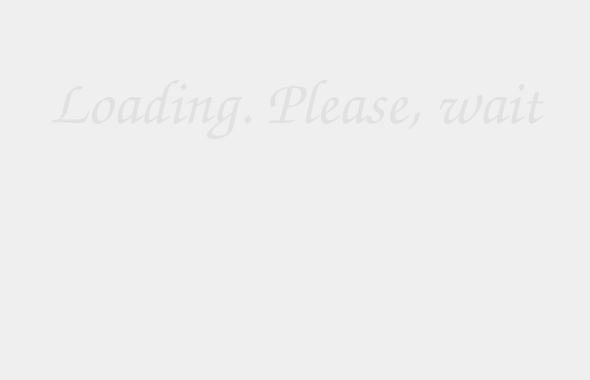
<?xml version="1.0" encoding="UTF-8"?>
<ui version="4.0">
 <class>Load</class>
 <widget class="QWidget" name="Load">
  <property name="geometry">
   <rect>
    <x>0</x>
    <y>0</y>
    <width>590</width>
    <height>380</height>
   </rect>
  </property>
  <property name="windowTitle">
   <string>Form</string>
  </property>
  <layout class="QVBoxLayout" name="verticalLayout">
   <item>
    <widget class="QLabel" name="text">
     <property name="font">
      <font>
       <family>TeX Gyre Chorus</family>
       <pointsize>48</pointsize>
      </font>
     </property>
     <property name="styleSheet">
      <string notr="true">color: rgb(225, 225, 225);</string>
     </property>
     <property name="text">
      <string>Loading. Please, wait</string>
     </property>
     <property name="alignment">
      <set>Qt::AlignCenter</set>
     </property>
    </widget>
   </item>
   <item>
    <widget class="QLabel" name="gif">
     <property name="text">
      <string/>
     </property>
     <property name="alignment">
      <set>Qt::AlignCenter</set>
     </property>
    </widget>
   </item>
  </layout>
 </widget>
 <resources/>
 <connections/>
</ui>
